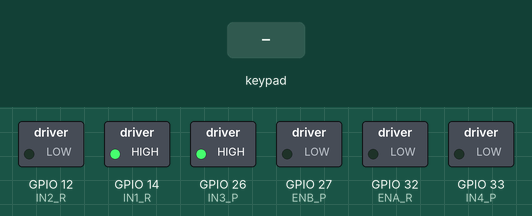
This sketch was run on a simulated ESP32. Parts: switched loads named in the sketch (green lamp = pin HIGH). The inputs (shaded band) are chosen by the test bench. Nothing arrives over Bluetooth unless stated; what the sketch prints to the serial monitor is not drawn.

Above: at 1.2 s.
1.3 s: key 'L' pressed
At 1.51 s:
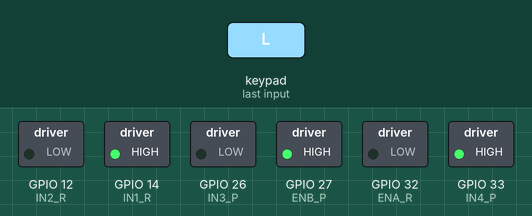
3.2 s: key 'R' pressed
At 3.41 s:
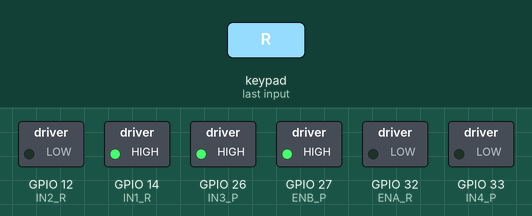
Timing chart, 0 to 6.2 s (numbered marks = the images above; inputs shaded):
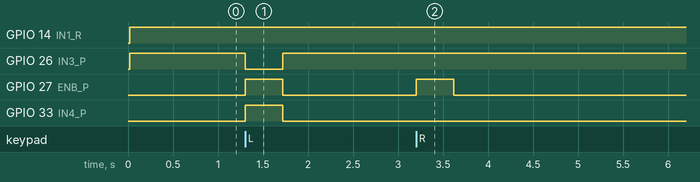

The sketch:

platformupdatedforgearmotors.ino
```cpp
#include <PS4Controller.h>

// Differential drive motor control pins (L298N Channel A)
#define IN1_R 14    // IN1 - Right motor direction pin 1
#define IN2_R 12    // IN2 - Right motor direction pin 2
#define ENA_R 32    // ENA - Right motor PWM speed control pin

// Platform motor control pins (L298N Channel B)
#define IN3_P 26    // IN3 - Platform motor direction pin 1
#define IN4_P 33    // IN4 - Platform motor direction pin 2
#define ENB_P 27    // ENB - Platform motor PWM speed control pin

// Motor control parameters
#define DEAD_ZONE 10       // Dead zone for joystick to prevent drift
#define MAX_PWM 255        // Maximum PWM value

unsigned long lastTimeStamp = 0;

void notify() {
  if (millis() - lastTimeStamp > 10) { // Update every 10ms for smoother control
    // Differential drive control (Joystick, L298N Channel A)
    int x = PS4.LStickX();
    int y = PS4.LStickY();

    // Apply dead zone
    if (abs(x) < DEAD_ZONE) x = 0;
    if (abs(y) < DEAD_ZONE) y = 0;

    // Calculate base speed (forward/backward) and turn (left/right)
    int baseSpeed = -y; // Invert y for intuitive control (up = forward)
    int turn = x;

    // Calculate right motor speed for differential drive
    int rightSpeed = baseSpeed - turn;

    // Constrain speeds to -255 to 255
    rightSpeed = constrain(rightSpeed, -MAX_PWM, MAX_PWM);

    // Control right motor (Channel A)
    if (rightSpeed >= 0) {
      digitalWrite(IN1_R, HIGH);
      digitalWrite(IN2_R, LOW);
    } else {
      digitalWrite(IN1_R, LOW);
      digitalWrite(IN2_R, HIGH);
      rightSpeed = -rightSpeed; // Make speed positive for PWM
    }
    analogWrite(ENA_R, rightSpeed);

    // Platform control (D-pad Left/Right, L298N Channel B)
    int platformSpeed = 0;
    if (PS4.Left()) {
      platformSpeed = -MAX_PWM; // Full speed backward
    } else if (PS4.Right()) {
      platformSpeed = MAX_PWM;  // Full speed forward
    }

    // Control platform gear motor (Channel B)
    if (platformSpeed >= 0) {
      digitalWrite(IN3_P, HIGH);
      digitalWrite(IN4_P, LOW);
    } else {
      digitalWrite(IN3_P, LOW);
      digitalWrite(IN4_P, HIGH);
      platformSpeed = -platformSpeed; // Make speed positive for PWM
    }
    analogWrite(ENB_P, platformSpeed);

    lastTimeStamp = millis();
  }
}

void onConnect() {
  Serial.println("Connected!");
}

void onDisconnect() {
  // Stop differential drive motor (Channel A)
  digitalWrite(IN1_R, LOW);
  digitalWrite(IN2_R, LOW);
  analogWrite(ENA_R, 0);

  // Stop platform motor (Channel B)
  digitalWrite(IN3_P, LOW);
  digitalWrite(IN4_P, LOW);
  analogWrite(ENB_P, 0);

  Serial.println("Disconnected!");
}

void setup() {
  // Initialize differential drive motor control pins (L298N Channel A)
  pinMode(IN1_R, OUTPUT);
  pinMode(IN2_R, OUTPUT);
  pinMode(ENA_R, OUTPUT);

  // Initialize platform motor control pins (L298N Channel B)
  pinMode(IN3_P, OUTPUT);
  pinMode(IN4_P, OUTPUT);
  pinMode(ENB_P, OUTPUT);

  // Initialize all motors in stopped state
  digitalWrite(IN1_R, LOW);
  digitalWrite(IN2_R, LOW);
  analogWrite(ENA_R, 0);

  digitalWrite(IN3_P, LOW);
  digitalWrite(IN4_P, LOW);
  analogWrite(ENB_P, 0);

  Serial.begin(115200);
  PS4.attach(notify);
  PS4.attachOnConnect(onConnect);
  PS4.attachOnDisconnect(onDisconnect);

  if (!PS4.begin()) {
    Serial.println("Failed to initialize Bluetooth!");
    while (1); // Halt if initialization fails
  }

  Serial.println("Bluetooth initialized. Waiting for PS4 controller...");
}

void loop() {
  // Main loop is empty; control is handled by notifications
}
```

Measured:
- after the input at 1.3 s, GPIO 26 (IN3_P): HIGH → LOW at once, → HIGH 0.42 s later; GPIO 27 (ENB_P), GPIO 33 (IN4_P): LOW → HIGH at once, → LOW 0.42 s later
- after the input at 3.2 s, GPIO 27 (ENB_P): LOW → HIGH at once, → LOW 0.42 s later
